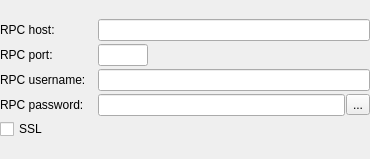
<?xml version="1.0" encoding="UTF-8"?>
<ui version="4.0">
 <class>RpcConnection</class>
 <widget class="QWidget" name="RpcConnection">
  <property name="geometry">
   <rect>
    <x>0</x>
    <y>0</y>
    <width>370</width>
    <height>159</height>
   </rect>
  </property>
  <property name="windowTitle">
   <string>Form</string>
  </property>
  <layout class="QVBoxLayout" name="verticalLayout">
   <property name="spacing">
    <number>3</number>
   </property>
   <property name="leftMargin">
    <number>0</number>
   </property>
   <property name="topMargin">
    <number>0</number>
   </property>
   <property name="rightMargin">
    <number>0</number>
   </property>
   <property name="bottomMargin">
    <number>0</number>
   </property>
   <item>
    <layout class="QGridLayout" name="gridLayout">
     <property name="horizontalSpacing">
      <number>12</number>
     </property>
     <item row="2" column="1">
      <widget class="QLineEdit" name="edtRpcUsername"/>
     </item>
     <item row="4" column="0" colspan="2">
      <widget class="QCheckBox" name="chbRpcSSL">
       <property name="text">
        <string>SSL</string>
       </property>
       <property name="visible">
        <bool>false</bool>
       </property>
      </widget>
     </item>
     <item row="3" column="1">
      <layout class="QHBoxLayout" name="horizontalLayout_5">
       <property name="spacing">
        <number>1</number>
       </property>
       <item>
        <widget class="QLineEdit" name="edtRpcPassword">
         <property name="echoMode">
          <enum>QLineEdit::Password</enum>
         </property>
        </widget>
       </item>
       <item>
        <widget class="QToolButton" name="btnShowPassword">
         <property name="toolTip">
          <string>Show password</string>
         </property>
         <property name="text">
          <string>...</string>
         </property>
        </widget>
       </item>
      </layout>
     </item>
     <item row="2" column="0">
      <widget class="QLabel" name="lblRpcUsername">
       <property name="text">
        <string>RPC username:</string>
       </property>
       <property name="alignment">
        <set>Qt::AlignLeading|Qt::AlignLeft|Qt::AlignVCenter</set>
       </property>
      </widget>
     </item>
     <item row="0" column="0">
      <widget class="QLabel" name="lblRpcHost">
       <property name="text">
        <string>RPC host:</string>
       </property>
       <property name="alignment">
        <set>Qt::AlignLeading|Qt::AlignLeft|Qt::AlignVCenter</set>
       </property>
      </widget>
     </item>
     <item row="0" column="1">
      <layout class="QHBoxLayout" name="horizontalLayout">
       <property name="sizeConstraint">
        <enum>QLayout::SetFixedSize</enum>
       </property>
       <item>
        <widget class="QLineEdit" name="edtRpcHost"/>
       </item>
      </layout>
     </item>
     <item row="3" column="0">
      <widget class="QLabel" name="lblRpcPassword">
       <property name="text">
        <string>RPC password:</string>
       </property>
       <property name="alignment">
        <set>Qt::AlignLeading|Qt::AlignLeft|Qt::AlignVCenter</set>
       </property>
      </widget>
     </item>
     <item row="1" column="0">
      <widget class="QLabel" name="lblRpcPort">
       <property name="text">
        <string>RPC port:</string>
       </property>
      </widget>
     </item>
     <item row="1" column="1">
      <widget class="QLineEdit" name="edtRpcPort">
       <property name="sizePolicy">
        <sizepolicy hsizetype="Fixed" vsizetype="Fixed">
         <horstretch>0</horstretch>
         <verstretch>0</verstretch>
        </sizepolicy>
       </property>
       <property name="maximumSize">
        <size>
         <width>50</width>
         <height>16777215</height>
        </size>
       </property>
      </widget>
     </item>
    </layout>
   </item>
  </layout>
 </widget>
 <tabstops>
  <tabstop>edtRpcHost</tabstop>
  <tabstop>edtRpcPort</tabstop>
  <tabstop>edtRpcUsername</tabstop>
  <tabstop>edtRpcPassword</tabstop>
  <tabstop>chbRpcSSL</tabstop>
  <tabstop>btnShowPassword</tabstop>
 </tabstops>
 <resources/>
 <connections/>
</ui>
